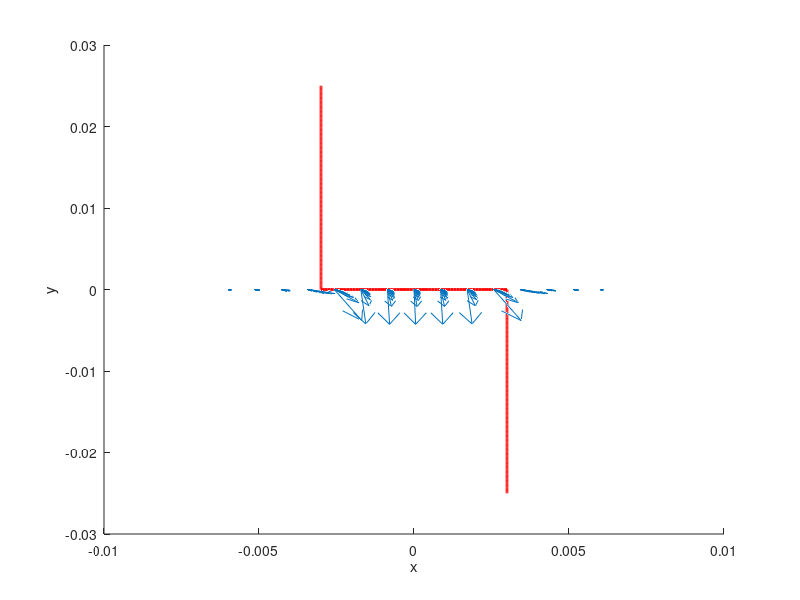

The MATLAB script that drew this image:
% Calculate the B field of a 1d wire using the finite element method
% Inspired by https://uk.mathworks.com/matlabcentral/fileexchange/47368-3d-magnetic-field-computation-of-a-straight-wire-of-finite-length-using-biot-savart-s-law
clear all;

%% Define constants and parameters
mu_0 = pi*4e-7;
% Parameters taken from [Haase et al]
I = 15; % Current through wire (A)
L1 = 6e-3; % Length of central wire (m)
L2 = 25e-3; % Length of end wires (m)
B_bias = 10e-4; % Strength of bias field in z direction (T)

% How many points to evaluate the field at in each spatial dimension
Nx = 15;
Nz = 15;

% Length of each line segment
dL = 0.1e-3;
N1 = floor(L1 / dL);
N2 = floor(L2 / dL);
N = N1 + 2*N2;

%% Setup wire positions
% x, y, and z coordinates of the wire
wx = zeros(1, N);
wy = zeros(1, N);
wz = zeros(1, N); % All wires in z=0 plane

% First end wire - parallel to y axis
wx(1:N2) = -(L1 / 2);
wy(1:N2) = linspace(0, L2, N2);

% Central wire - parallel to x axis
wx((N2+1):(N1+N2)) = linspace(-(L1/2), L1/2, N1);
wy((N2+1):(N1+N2)) = 0.0;

% Second end wire - parallel to y axis
wx((N1+N2+1):N) = (L1 / 2);
wy((N1+N2+1):N) = linspace(-L2, 0, N2);

%% Setup arrays for axes and the field
% Points in space where we will evaluate the field
x = linspace(-(L1), L1, Nx);
z = linspace(0, 5e-3, Nz);
[X, Z] = meshgrid(x, z);
Y = zeros(Nx, Nz);

% x, y, and z components of the total field at each point
Bx = zeros(Nx, Nz);
By = zeros(Nx, Nz);
Bz = zeros(Nx, Nz);

%% Calculate the magnetic field
% Loop through all points in space
for i = 1:Nx
    for k = 1:Nz
        % Loop through all line segments
        for n = 1:N-1
            % Vector of length dl pointing in direction of current flow
            dl = [wx(n+1)-wx(n) wy(n+1)-wy(n) wz(n+1)-wz(n)];
            % Mid-point of the line segment
            midpoint = 0.5 .* [wx(n)+wx(n+1) wy(n)+wy(n+1) wz(n)+wz(n+1)];
            % Position vector pointing from midpoint of line segment to
            % the point where we're calculating the field
            r = [X(i,k) 0.0 Z(i,k)] - midpoint;
            r_hat = (1/norm(r)) .* r; % Unit vector used in cross product

            % Biot-Savart law
            dB = cross(dl, r_hat);
            dB = dB .* ((mu_0*I)/(4*pi*norm(r)^2));
            % Add the contribution from this line segment to the total
            % B-field at this point
            Bx(i,k) = Bx(i,k) + dB(1);
            By(i,k) = By(i,k) + dB(2);
            Bz(i,k) = Bz(i,k) + dB(3);
        end
    end
end

% Add bias field
Bz = Bz + B_bias;

%% Plot the results
figure();
hold on;
% Plot the magnetic field
quiver3(X,Y,Z, Bx,By,Bz, 'AutoScaleFactor', 5);
xlabel('x');
ylabel('y');
zlabel('z');
% Show the positions of the wires
line(wx(1:N2), wy(1:N2), wz(1:N2), 'color', 'r', 'linewidth', 2);
line(wx((N2+1):(N1+N2)), wy((N2+1):(N1+N2)), wz((N2+1):(N1+N2)), 'color', 'r', 'linewidth', 2);
line(wx((N1+N2+1):N), wy((N1+N2+1):N), wz((N1+N2+1):N), 'color', 'r', 'linewidth', 2);
hold off;
